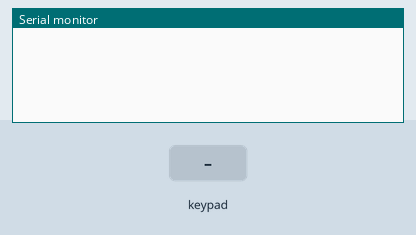
Bench run of a sketch on a simulated Arduino Uno, built with avr-gcc and run on an emulated ATmega328P. On the bench: the last lines printed to the serial monitor. The inputs (shaded band) are chosen by the test bench.

Above: at 1.2 s.
1.3 s: key '1' pressed
At 1.7 s:
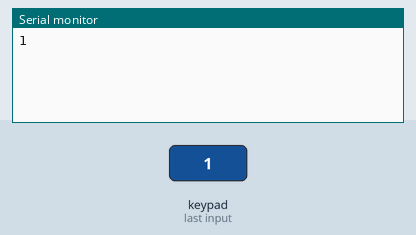
2.8 s: keypad keys 1 2 3 4 # pressed 0.4 s apart
At 5.3 s:
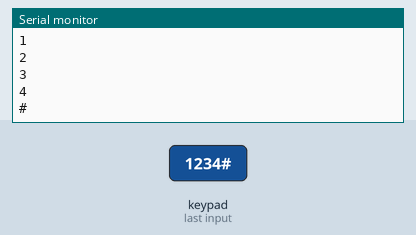
6.3 s: key 'A' pressed
At 7.3 s:
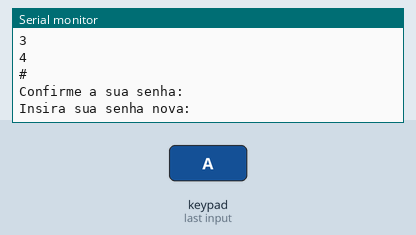
7.8 s: keypad keys 1 2 3 4 * pressed 0.4 s apart
At 10.2 s:
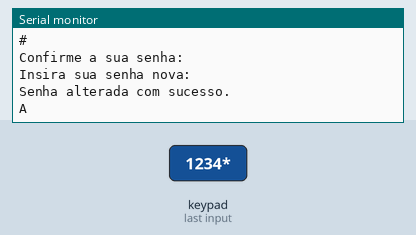
11.3 s: key 'B' pressed
At 11.8 s:
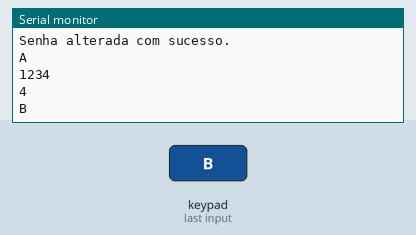
12.8 s: keypad keys 1 2 3 4 D pressed 0.4 s apart
At 15.0 s:
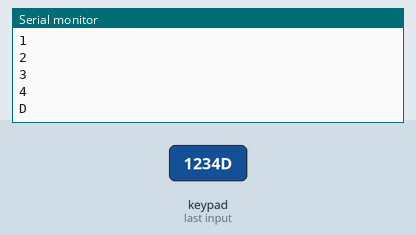
Timing chart, 0 to 16.5 s (numbered marks = the images above; inputs shaded):
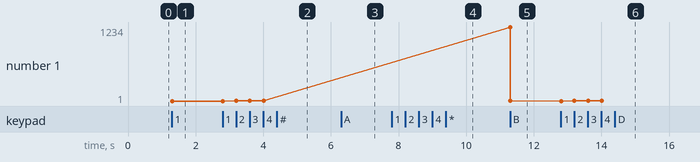

Measured:
- after the input at 1.3 s, the serial monitor: prints a new line at once (image 1)
- after the input at 2.8 s, the serial monitor: prints a new line after 0.40 s (image 2)
- after the input at 6.3 s, the serial monitor: prints a new line at once (image 3)
- after the input at 7.8 s, the serial monitor: prints a new line after 1.6 s (image 4)
- after the input at 11.3 s, the serial monitor: prints a new line at once (image 5)
- after the input at 12.8 s, the serial monitor: prints a new line at once (image 6)
- plotted number 1: 1 → 4 after the input at 2.8 s

The sketch:

Keypad.ino
```cpp
/* @file HelloKeypad.pde
|| @version 1.0
|| @author Alexander Brevig
|| @contact alexanderbrevig@gmail.com
||
|| @description
|| | Demonstrates the simplest use of the matrix Keypad library.
|| #
*/
#include <Keypad.h>

const byte ROWS = 4; //four rows
const byte COLS = 4; //four columns
char keys[ROWS][COLS] = {
  {'1','2','3','A'},
  {'4','5','6','B'},
  {'7','8','9','C'},
  {'*','0','#','D'}
};

/*
byte rowPins[ROWS] = {12, 11, 10, 9}; //connect to the row pinouts of the keypad
byte colPins[COLS] = {8, 7, 6, 5}; //connect to the column pinouts of the keypad
*/

byte rowPins[ROWS] = {12, 11, A0, A1}; //connect to the row pinouts of the keypad
byte colPins[COLS] = {A2, A3, A4, A5}; //connect to the column pinouts of the keypad

Keypad keypad = Keypad( makeKeymap(keys), rowPins, colPins, ROWS, COLS );

void setup(){
   Serial.begin(9600);
}

/*
  VARIAVEIS GLOBAIS
*/
int tam_senha = 0;
char senha[10] = "";

/*
  FUNÇOES
*/

int verifica_senha(){
  int i = 0;
  int correta = 1;
  char senha_teste[10] = "";

  Serial.println("Confirme a sua senha:");

  while (i < tam_senha) {
    senha_teste[i] = keypad.getKey();
    if(senha_teste[i]){
      if(senha_teste[i] != senha[i]){
        correta = 0;
      }
      i++;
    }
  }
  return correta;
}

int alterar_senha(){
  int i = 0;
  char key = "";

  if(verifica_senha()){

    Serial.println("Insira sua senha nova:");
    key = keypad.getKey();
    while((key != '*') && (i < 10)){
      if (key){
        if((key >= 48) && (key <= 57)){
          senha[i] = key;
          i++;
        }else{
          Serial.println("Digito invalido, valores devem ser entre 0 - 9");
        }
      }
      key = keypad.getKey();
    }
    tam_senha = i;
    Serial.println("Senha alterada com sucesso.");
  }else{
    Serial.println("Senha incorreta.");
  }
  return 1;
}


/*
  LOOP
*/
void loop(){
  char key = keypad.getKey();

  if (key == 'A'){
    alterar_senha();
  }
  if (key == 'B'){
    Serial.println(senha);
    Serial.println(tam_senha);
  }
  if (key){
    Serial.println(key);
  }
}
```
